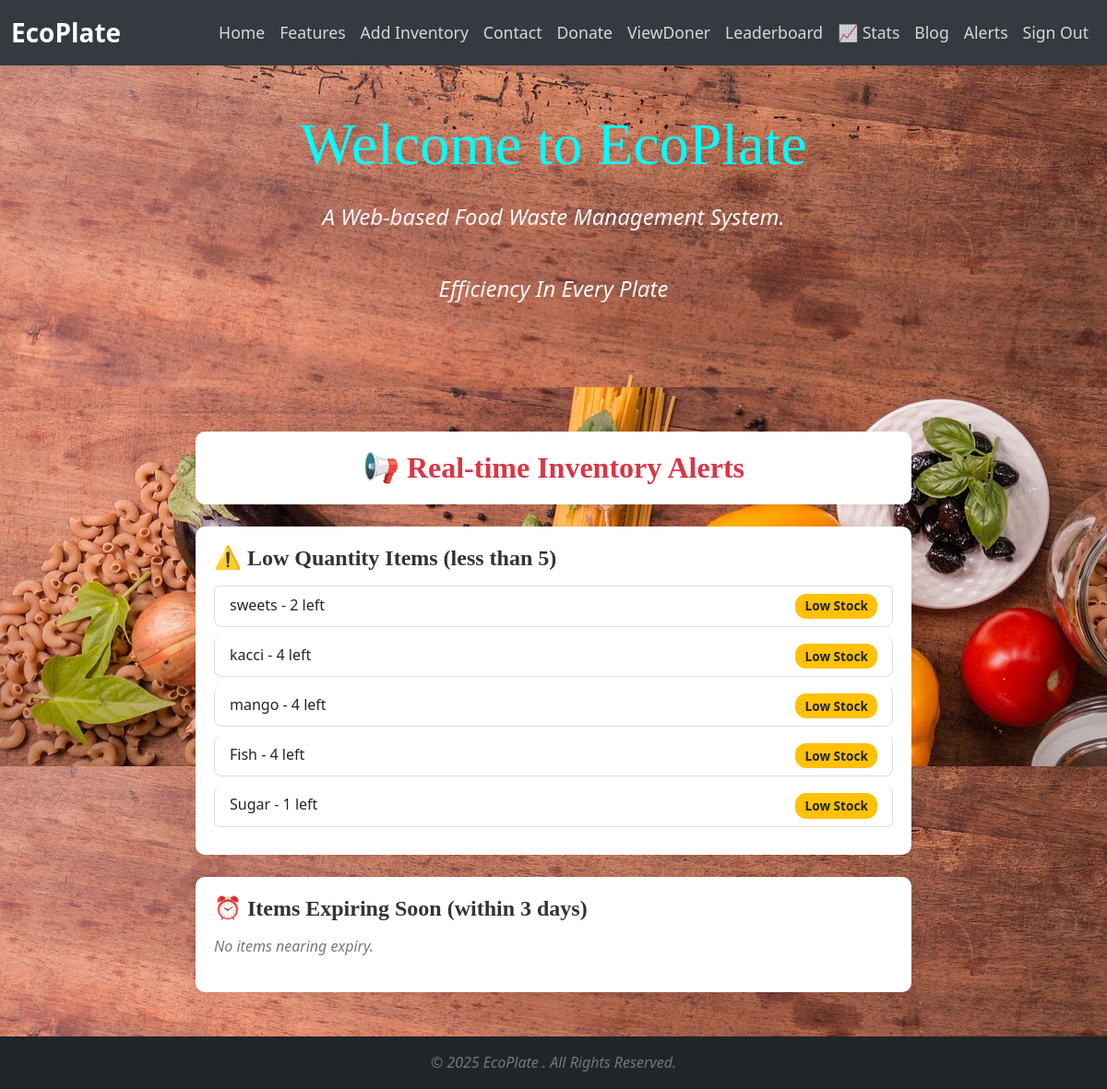
The app's page /alerts/ (signed in) with its own data.
### foodTest/models.py (models this page shows, shortened)
class Inventory(models.Model):
    name = models.CharField(max_length=100)
    quantity = models.IntegerField()
    expiry_date = models.DateField()

### foodTest/views.py (the view)
# urls.py: path('alerts/', views.alert_dashboard, name='alert-dashboard'),
@login_required
def alert_dashboard(request):
    today = datetime.today().date()
    soon = today + timedelta(days=3)
    low_quantity_items = Inventory.objects.filter(quantity__lt=5)
    near_expiry_items = Inventory.objects.filter(expiry_date__lte=soon, expiry_date__gte=today)
    return render(request, 'dashboard.html', {
        'low_quantity_items': low_quantity_items,
        'near_expiry_items': near_expiry_items
    })

### templates/dashboard.html (shortened to what this page needs)
{% extends "base.html" %}
{% block body %}
<div class="container my-5">
    <h2 class="text-center mb-4 text-danger">📢 Real-time Inventory Alerts</h2>
    <div class="mb-4">
        <h4>⚠️ Low Quantity Items (less than 5)</h4>
        {% if low_quantity_items %}
            <ul class="list-group">
                {% for item in low_quantity_items %}
                    <li class="list-group-item d-flex justify-content-between">
                        {{ item.name }} - {{ item.quantity }} left
                        <span class="badge bg-warning text-dark">Low Stock</span>
                    </li>
                {% endfor %}
            </ul>
        {% else %}
            <p>No low quantity items.</p>
        {% endif %}
    </div>
    <div class="mb-4">
        <h4>⏰ Items Expiring Soon (within 3 days)</h4>
        {% if near_expiry_items %}
            <ul class="list-group">
                {% for item in near_expiry_items %}
                    <li class="list-group-item d-flex justify-content-between">
                        {{ item.name }} - Expires on {{ item.expiry_date }}
                        <span class="badge bg-danger">Expiring Soon</span>
                    </li>
                {% endfor %}
            </ul>
        {% else %}
            <p>No items nearing expiry.</p>
        {% endif %}
    </div>
</div>
{% endblock %}

### static/styles.css (style rules this page uses)
h1, h2, h3, h4, h5, h6 { font-family: 'Georgia', serif; font-weight: bold; color: whitesmoke; }
.text-center { color:#2c3e50; }
html, body { height: 100%; margin: 0; display: flex; flex-direction: column; font-family: 'Arial', sans-serif; line-height: 1.6; color: #101010dd; background-color:whitesmoke; background: url('/static/img/back1.jpg'); }

### templates/dashboard.html (style rules this page uses)
body { background-color: #f4f6f8; font-family: 'Segoe UI', Tahoma, Geneva, Verdana, sans-serif; }
h2.text-danger { font-weight: bold; font-size: 2rem; }
h4 { font-weight: 600; color: #333; margin-bottom: 15px; }
.list-group-item { border: 1px solid #ddd; border-radius: 8px; margin-bottom: 10px; background-color: #fff; transition: all 0.3s ease; }
.badge { font-size: 0.85rem; padding: 0.5em 0.75em; border-radius: 12px; }
.container { max-width: 800px; }
p { color: #777; font-style: italic; }
.mb-4 { padding: 20px; border-radius: 10px; background: #ffffff; box-shadow: 0 2px 6px rgba(0, 0, 0, 0.05); }

### records on screen
Inventory: name "sweets", quantity "2"
Inventory: name "kacci", quantity "4"
Inventory: name "mango", quantity "4"
Inventory: name "Fish", quantity "4"
Inventory: name "Sugar", quantity "1"
